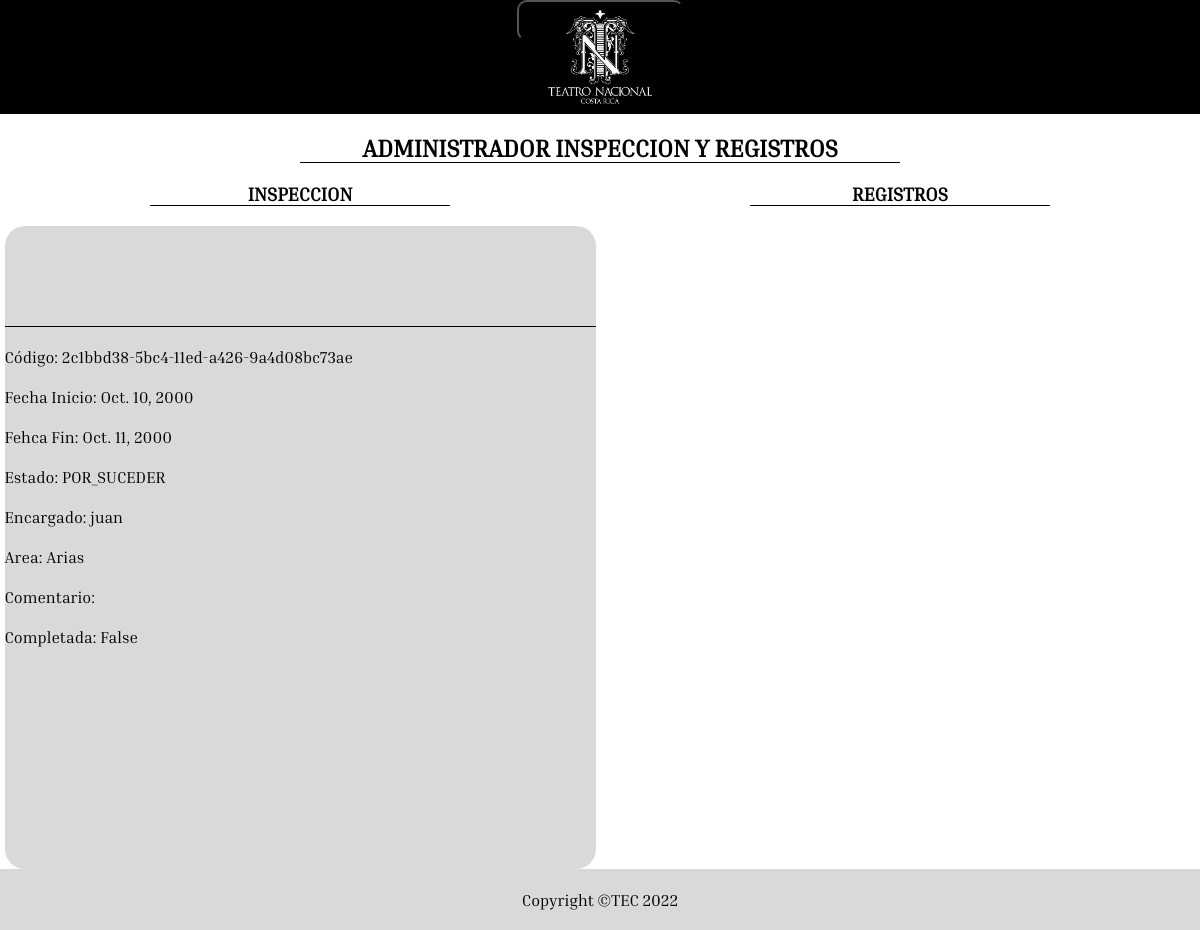
/menuAdmin/listInspeccion/adminInspeccionInfo/1, run on the app's committed database.
### modelo/models.py (models this page shows, shortened)
class Inspeccion(models.Model):
    class TResultado(models.TextChoices):
        CONSERVACION = 'CONSERVACION', 'CONSERVACION'
        RESTAURACION = 'RESTAURACION', 'RESTAURACION'
        POR_DEFINIR = 'POR_DEFINIR', 'POR_DEFINIR'
    class TEstado(models.TextChoices):
        POR_SUCEDER = 'POR_SUCEDER', 'POR_SUCEDER'
        EN_EJECUCION = 'EN_EJECUCION', 'EN_EJECUCION'
        EJECUTADA = 'EJECUTADA', 'EJECUTADA'
        EJECUTADA_CON_RETRASO = 'EJECUTADA_CON_RETRASO', 'EJECUTADA_CON_RETRASO'
        RETRASADA = 'RETRASADA', 'RETRASADA'
    codigo = models.CharField(max_length=100, default=uuid.uuid1, editable=False, unique=True, )
    registros = models.ManyToManyField(RegistroInspeccion, blank=True, null=True)
    fechaInicio = models.DateField(null=False)
    fechaFin = models.DateField(null=False)
    tResultado = models.CharField(max_length=25 , choices=TResultado.choices, default=TResultado.POR_DEFINIR)
    tEstado = models.CharField(max_length=25 , choices=TEstado.choices, default=TEstado.POR_SUCEDER)
    encargado = models.ForeignKey(Encargado, on_delete=models.CASCADE)
    area = models.ForeignKey(Area, on_delete=models.CASCADE)
    comentario = models.TextField(default='', null=True)
    pdf = models.FileField(upload_to='pdf/', blank=True, null=True)
    completada = models.BooleanField(default=False)

class Encargado(models.Model):
    class TEncargado(models.TextChoices):
        INTERNO = 'INTERNO', 'INTERNO'
        EXTERNO = 'EXTERNO', 'EXTERNO'
        SUBCONTRATADO = 'SUBCONTRATADO', 'SUBCONTRATADO'
    tEncargado = models.CharField(max_length=25 , choices=TEncargado.choices)
    nombre = models.CharField(max_length=100)
    telefono = models.CharField(max_length=100)
    email = models.CharField(max_length=100)
    identificacion = models.CharField(max_length=100)
    def __str__(self):
        return self.nombre

class Parte(models.Model):
    nombre = models.CharField(max_length=100)
    codigo = models.CharField(max_length=100, default=uuid.uuid1, editable=False, unique=True, )
    ubicacion = models.CharField(max_length=100)
    descripcion = models.TextField()
    imagen1 = models.ImageField(null=True, blank=True, upload_to='images/')
    imagen2 = models.ImageField(null=True, blank=True, upload_to='images/')
    imagen3 = models.ImageField(null=True, blank=True, upload_to='images/')
    class Meta:
        abstract = True

class Area(Parte):
    dimensiones = models.CharField(max_length=100)
    listaElementos = models.ManyToManyField(Elemento, blank=True, null=True)
    def __str__(self):
        return self.nombre

### modelo/views.py (the view)
# urls.py: path('menuAdmin/listInspeccion/adminInspeccionInfo/<int:id_>', views.adminInspeccionInfo, name='adminInspeccionInfo'),
def adminInspeccionInfo(request, id_):
    inspeccion = get_object_or_404(Inspeccion, id=id_)
    registros = inspeccion.registros.all()
    return render(request, 'adminInspeccionInfo.html', { 'inspeccion' : inspeccion ,'registros' : registros })

### modelo/templates/adminInspeccionInfo.html (shortened to what this page needs)
{% extends 'baseAdmin.html' %}
{% block content %}
{% load static %}
<div class="tituloLista">
    <h2>ADMINISTRADOR INSPECCION Y REGISTROS</h2>
</div>
<div class="subTituloLista">
    <div class="subtituloLista">
        <h3>INSPECCION</h3>
    </div>
    <div class="subtituloLista">
        <h3>REGISTROS</h3>
    </div>
</div>
<div id="mainTwoSide">
    <div id="sideLeft" class="sides">
        <div id="infoAreaAdmin">
            <div class="filaInfoArea"><span>Código: {{inspeccion.codigo}}</span></div>
            <div class="filaInfoArea"><span>Fecha Inicio: {{inspeccion.fechaInicio}}</span></div>
            <div class="filaInfoArea"><span>Fehca Fin: {{inspeccion.fechaFin}}</span></div>
            <div class="filaInfoArea"><span>Estado: {{inspeccion.tEstado}}</span></div>
            <div class="filaInfoArea"><span>Encargado: {{inspeccion.encargado}}</span></div>
            <div class="filaInfoArea"><span>Area: {{inspeccion.area}}</span></div>
            <div class="filaInfoArea"><span>Comentario: {{inspeccion.comentario}}</span></div>
            <div class="filaInfoArea"><span>Completada: {{inspeccion.completada}}</span></div>
        </div>
    </div>
    <div id="sideRight">
    </div>
</div>
{% endblock content %}

### modelo/static/styles/admins.css (style rules this page uses)
* { margin: 0px; padding: 0px; font-family:'Inria Serif'; }
html { width:100vw; height:100vh; }
body { background-color: rgb(255, 255, 255); position : absolute; width : 100%; height : 100%; overflow-x: hidden; overflow-y: auto; }
#mainTwoSide { width: 100%; height: auto; display: grid; margin-top: 20px; grid-template-columns: 50% 50%; }
.tituloLista { width: 600px; display: flex; flex-direction: column; align-items: center; margin-top: 20px; margin-bottom: 20px; border-bottom: 1px solid black; }
.subTituloLista { width: 100%; display: grid; grid-template-columns: 50% 50%; }
.subtituloLista { width: 50%; border-bottom: 1px solid black; margin: auto; display: flex; flex-direction: column; align-items: center; }
.sides { width: 591px; height: 643px; background-color: #D9D9D9; margin: auto; border-radius: 20px; }
#infoAreaAdmin { margin-top: 50px; width: 100%; display: flex; flex-direction: column; border-top: 1px solid black; }
.filaInfoArea { width: 100%; margin-top: 20px; }
#sideRight { width: 591px; margin-left: auto; margin-right: auto; }

### data on the page
Inspeccion: codigo "2c1bbd38-5bc4-11ed-a426-9a4d08bc73ae", fechaInicio "Oct. 10, 2000", fechaFin "Oct. 11, 2000", tEstado "POR_SUCEDER", encargado "juan", area "Arias", completada "False"
